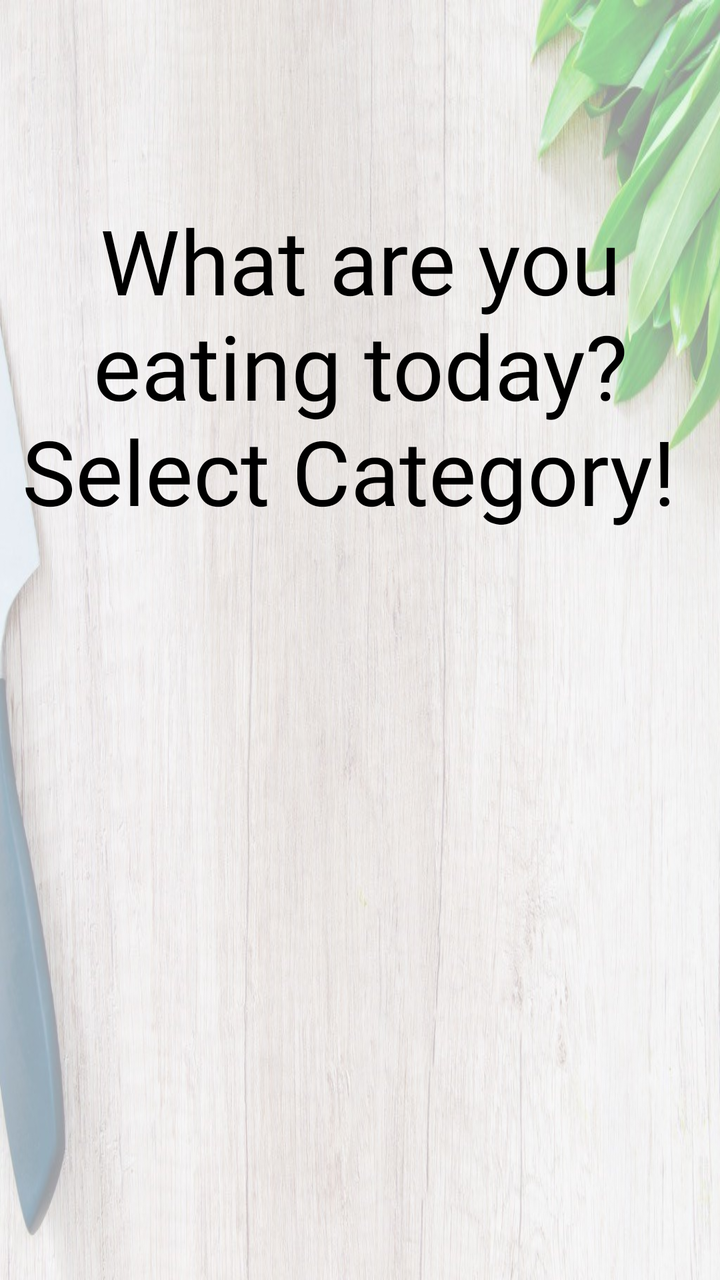
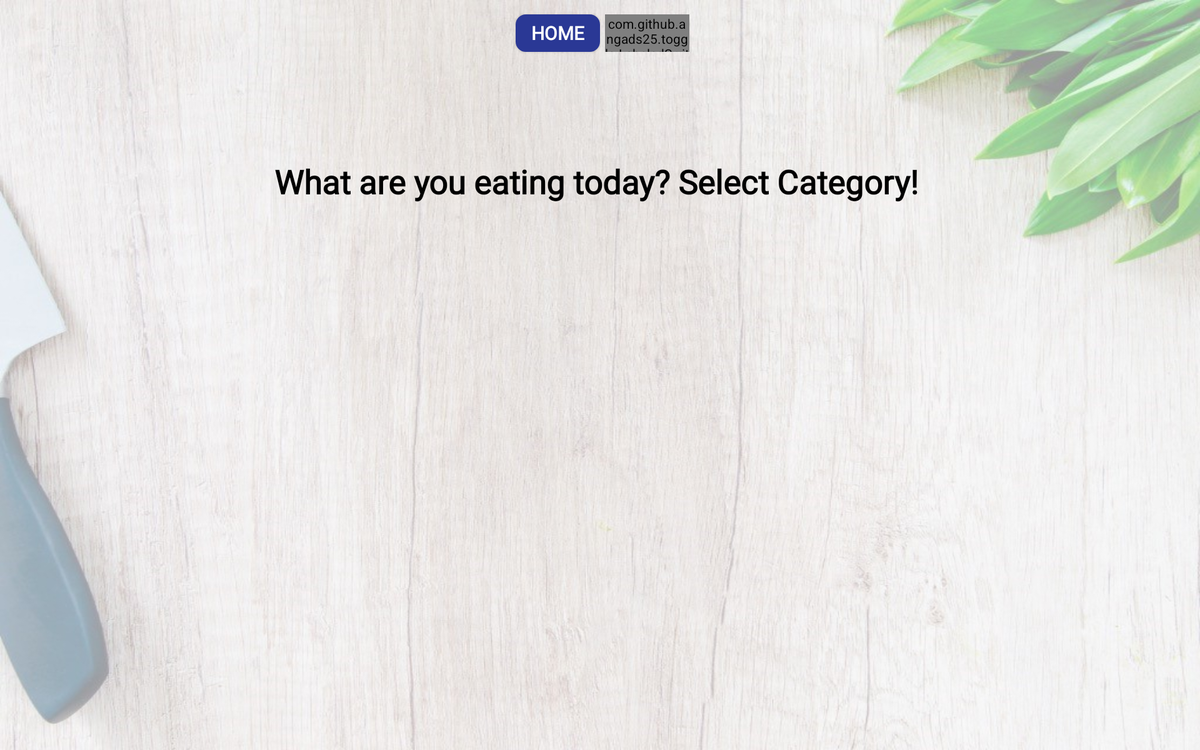

Two renders of one Android screen. The first uses the default layout on a phone; the second uses the alternative layout the repository ships for a different screen configuration, on a matching device. The two XML files are below.
<!-- AndroidManifest.xml: application theme AppTheme -->
<!-- res/layout/activity_main__menu_screen.xml -->
<?xml version="1.0" encoding="utf-8"?>
<RelativeLayout xmlns:android="http://schemas.android.com/apk/res/android"
    xmlns:app="http://schemas.android.com/apk/res-auto"
    xmlns:card_view="http://schemas.android.com/tools"
    android:orientation="vertical"
    android:layout_width="match_parent"
    android:layout_height="match_parent"
    android:background="@mipmap/tt2">




    <ImageView
        android:id="@+id/imageView"
        android:layout_width="wrap_content"
        android:layout_height="wrap_content"
        android:layout_margin="10dp"
        android:layout_marginStart="10dp"
        android:layout_marginTop="0dp"
        android:src="@mipmap/logoss"
        android:layout_marginLeft="20dp" />

    <RelativeLayout
        android:layout_width="wrap_content"
        android:layout_marginTop="100dp"
        android:id="@+id/layout"
        android:layout_height="wrap_content">

        <TextView
            android:id="@+id/textview"
            android:layout_width="match_parent"
            android:layout_height="wrap_content"
            android:gravity="center"
            android:layout_marginBottom="20dp"
            android:fontFamily="@font/arial"
            android:text="What are you eating today? Select Category! "
            android:textColor="#000000"
            android:textSize="45dp"
            android:textStyle="normal" />





        <androidx.recyclerview.widget.RecyclerView
            android:id="@+id/recyclerview"
            android:layout_below="@id/textview"
            android:layout_width="match_parent"
            android:layout_height="wrap_content"
            android:scrollbars="vertical" />

    </RelativeLayout>

</RelativeLayout>
<!-- resources referenced by this layout -->
<resources>
  <!-- mipmap tt2: jpg bitmap (mipmap-xxxhdpi, 142908 bytes) -->
  <style name="AppTheme" parent="Theme.AppCompat.Light.NoActionBar">
          
          <item name="colorPrimary">@color/colorPrimary</item>
          <item name="colorPrimaryDark">@color/colorPrimaryDark</item>
          <item name="colorAccent">@color/colorAccent</item>
      </style>
  <color name="colorPrimary">#008577</color>
  <color name="colorPrimaryDark">#00574B</color>
  <color name="colorAccent">#D81B60</color>
</resources>
<!-- res/layout-sw720dp/activity_main__menu_screen.xml (the repository's variant of the layout above) -->
<!-- drawn on a large tablet held sideways -->
<?xml version="1.0" encoding="utf-8"?>
<RelativeLayout android:orientation="vertical"
    android:layout_width="match_parent"
    android:layout_height="match_parent"
    android:background="@mipmap/tt2"
    xmlns:android="http://schemas.android.com/apk/res/android"
    xmlns:app="http://schemas.android.com/apk/res-auto">






    <ImageView
        android:id="@+id/imageView"
        android:layout_width="150dp"
        android:layout_height="130dp"
        android:layout_marginStart="70dp"
        android:layout_marginTop="10dp"
        android:src="@mipmap/logoss"
        android:layout_marginLeft="20dp" />







    <com.github.angads25.toggle.LabeledSwitch
        android:id="@+id/iv_toggle"
        android:layout_width="90dp"
        android:layout_height="40dp"
        android:layout_marginTop="15dp"
        android:textSize="14sp"
        app:colorOn="#2a3895"
        app:colorBorder="#2a3895"
        app:textOn="EN"
        app:textOff="AR"
        android:layout_marginLeft="645dp" />



    <Button
        android:id="@+id/imageView4"
        android:layout_width="90dp"
        android:layout_height="40dp"
        android:layout_marginBottom="30dp"
        android:layout_marginLeft="550dp"
        android:layout_marginTop="15dp"
        android:background="@drawable/cust_border_black_radius_10_withborder"
        android:fontFamily="@font/arial"
        android:text="HOME"
        android:textSize="20dp"
        android:textAllCaps="true"
        android:textColor="#ffffff"
        android:textStyle="bold" />

    <RelativeLayout
        android:layout_width="wrap_content"
       android:layout_marginTop="170dp"
        android:id="@+id/layout"
        android:layout_height="wrap_content">

        <TextView
            android:id="@+id/textView123"
            android:layout_width="match_parent"
            android:layout_height="wrap_content"
           android:gravity="center"
            android:layout_marginBottom="20dp"
            android:fontFamily="@font/arial"
            android:text="What are you eating today? Select Category! "
            android:textColor="#000000"
            android:textSize="35dp"
            android:textStyle="bold" />



        <androidx.recyclerview.widget.RecyclerView
            android:id="@+id/recyclerview"
            android:layout_below="@id/textView123"
            android:layout_width="match_parent"
            android:paddingRight="70dp"
            android:layout_marginTop="20dp"
            android:scrollbars="none"
            android:numColumns="auto_fit"
            android:paddingLeft="70dp"
            android:layout_height="wrap_content"
            android:clipToPadding="false"
            android:paddingEnd="70dp" />

</RelativeLayout>

</RelativeLayout>
<!-- resources referenced by the variant -->
<!-- as a large tablet held sideways resolves them -->
<resources>
  <!-- drawable cust_border_black_radius_10_withborder (drawable) -->
  <?xml version="1.0" encoding="utf-8"?>
  <shape n1:shape="rectangle"
    xmlns:n1="http://schemas.android.com/apk/res/android">
      <solid n1:color="#2a3895" />
      <corners n1:radius="10.0dip" />
      <stroke n1:width="2.0dip" n1:color="#2a3895" />
  </shape>
  <!-- mipmap tt2: jpg bitmap (mipmap-xxxhdpi, 142908 bytes) -->
  <style name="AppTheme" parent="Theme.AppCompat.Light.NoActionBar">
          
          <item name="colorPrimary">@color/colorPrimary</item>
          <item name="colorPrimaryDark">@color/colorPrimaryDark</item>
          <item name="colorAccent">@color/colorAccent</item>
      </style>
  <color name="colorPrimary">#008577</color>
  <color name="colorPrimaryDark">#00574B</color>
  <color name="colorAccent">#D81B60</color>
</resources>
